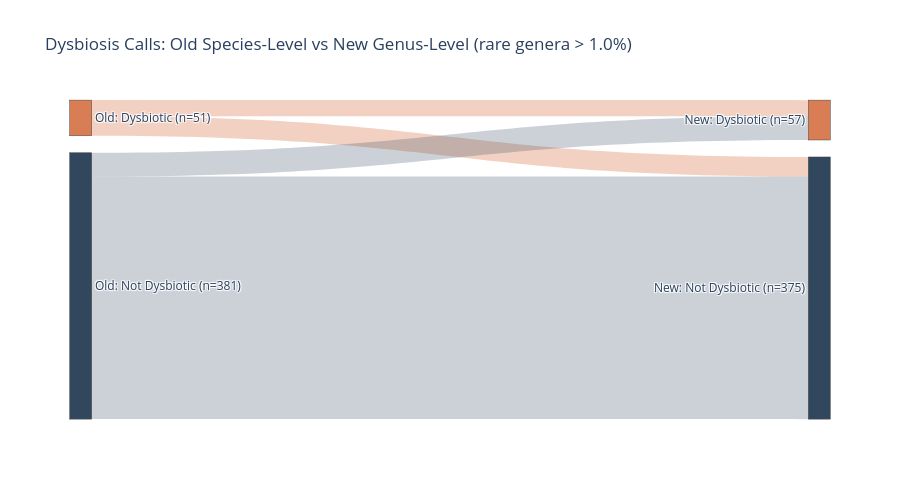

The notebook cell saved with this chart:
### Code cell
import plotly.graph_objects as go

status_colors = {"Dysbiotic": "#d97d54", "Not Dysbiotic": "#30475e"}
overlap_flow = (
    dysbiosis_overlap.groupby(["Old (species)", "New (genera)"]).size().rename("n").reset_index()
)
statuses = ["Dysbiotic", "Not Dysbiotic"]
node_labels = [f"Old: {s}" for s in statuses] + [f"New: {s}" for s in statuses]
old_totals = dysbiosis_overlap["Old (species)"].value_counts().reindex(statuses, fill_value=0)
new_totals = dysbiosis_overlap["New (genera)"].value_counts().reindex(statuses, fill_value=0)
node_totals = list(old_totals) + list(new_totals)

# Pin Dysbiotic above Not Dysbiotic on each side
node_x, node_y = [], []
gap = 0.05
for totals, x in ((list(old_totals), 0.001), (list(new_totals), 0.999)):
    heights = np.array(totals) / sum(totals) * (1 - gap)
    tops = np.array([0, heights[0] + gap])
    node_x += [x, x]
    node_y += list(tops + heights / 2)

overlap_sankey = go.Figure(
    go.Sankey(
        arrangement="fixed",
        node=dict(
            label=[f"{label} (n={n})" for label, n in zip(node_labels, node_totals)],
            color=[status_colors[label.split(": ")[1]] for label in node_labels],
            x=node_x,
            y=node_y,
            pad=18,
            thickness=22,
        ),
        link=dict(
            source=[statuses.index(s) for s in overlap_flow["Old (species)"]],
            target=[2 + statuses.index(s) for s in overlap_flow["New (genera)"]],
            value=overlap_flow["n"].tolist(),
            color=[
                "rgba(217, 125, 84, 0.35)" if s == "Dysbiotic" else "rgba(48, 71, 94, 0.25)"
                for s in overlap_flow["Old (species)"]
            ],
        ),
    )
)
overlap_sankey.update_layout(
    title_text=(
        "Dysbiosis Calls: Old Species-Level vs New Genus-Level "
        f"(rare genera > {rare_genera_abundance_threshold}%)"
    ),
    font_size=12,
    width=900,
    height=500,
)
overlap_sankey.write_image(
    "/Users/michael/Git/Outdoor_microbiome/Recall_genera_update_paper_results/Figures/dysbiosis_calls_old_vs_new_overlap.pdf"
)
overlap_sankey.show()

### Figure 1 — Plotly figure (JSON) as saved in the notebook; plotly's stock layout.template omitted (floating-point values rounded to 4 significant figures)
{"data": [{"arrangement": "fixed", "link": {"color": ["rgba(217, 125, 84, 0.35)", "rgba(217, 125, 84, 0.35)", "rgba(48, 71, 94, 0.25)", "rgba(48, 71, 94, 0.25)"], "source": [0, 0, 1, 1], "target": [2, 3, 2, 3], "value": [23, 28, 34, 347]}, "node": {"color": ["#d97d54", "#30475e", "#d97d54", "#30475e"], "label": ["Old: Dysbiotic (n=51)", "Old: Not Dysbiotic (n=381)", "New: Dysbiotic (n=57)", "New: Not Dysbiotic (n=375)"], "pad": 18, "thickness": 22, "x": [0.001, 0.001, 0.999, 0.999], "y": [0.05608, 0.5811, 0.06267, 0.5877]}, "type": "sankey"}], "layout": {"font": {"size": 12}, "height": 500, "title": {"text": "Dysbiosis Calls: Old Species-Level vs New Genus-Level (rare genera > 1.0%)"}, "width": 900}}
